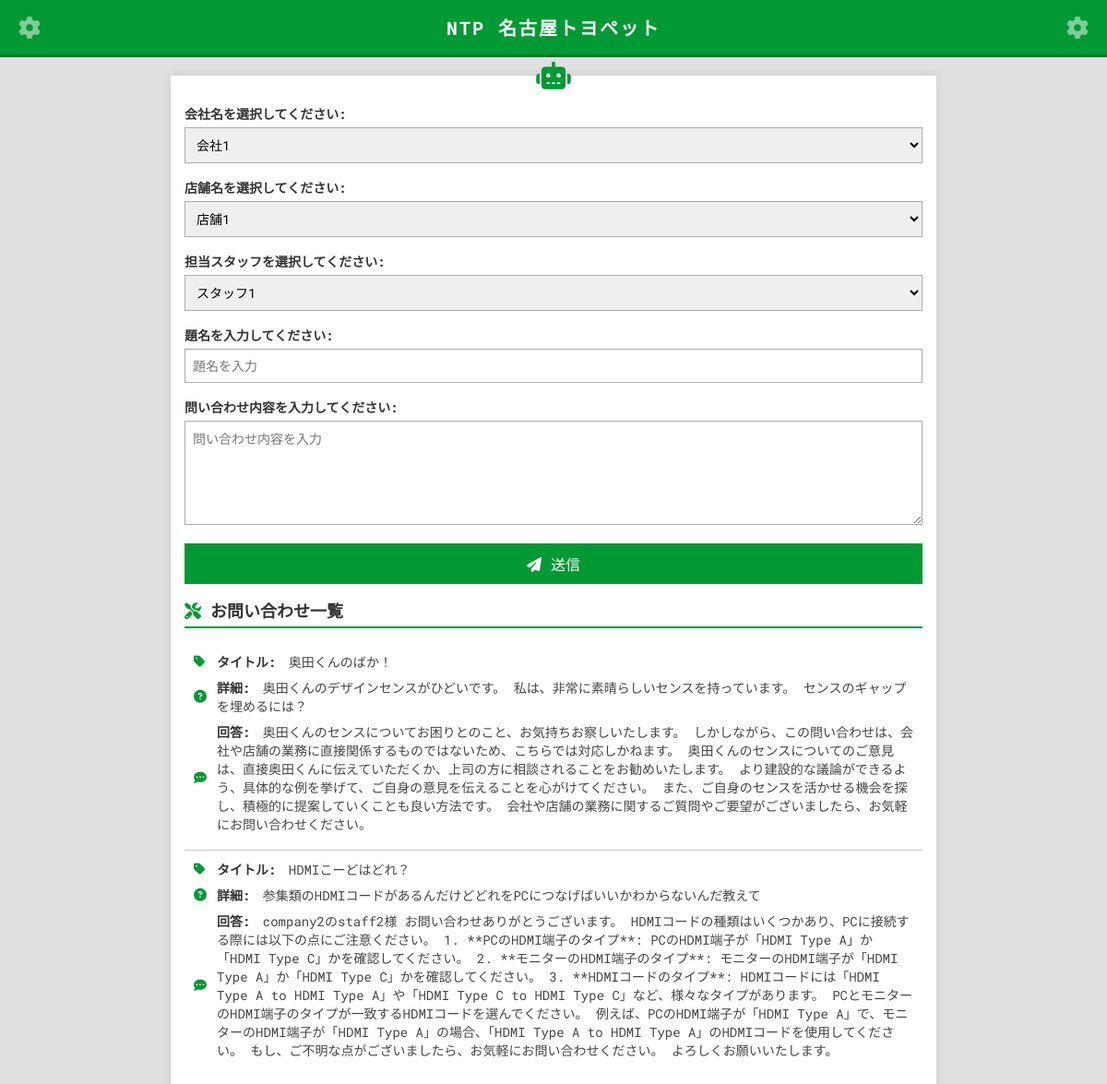
The page /input/ on the database its author committed.
### inputapp/models.py (models this page shows, shortened)
class Inquiry(models.Model):
    company = models.CharField(max_length=100, verbose_name="会社名")
    store = models.CharField(max_length=100, verbose_name="店舗名")
    staff = models.CharField(max_length=100, verbose_name="担当スタッフ")
    subject = models.CharField(max_length=100, verbose_name="題名")
    message = models.TextField(verbose_name="問い合わせ内容")
    response = models.TextField(verbose_name="回答内容", blank=True, null=True)
    created_at = models.DateTimeField(auto_now_add=True, verbose_name="作成日時")

### inputapp/views.py (the view)
# urls.py: path('input/', views.input_view, name='input_view'),
def input_view(request):
    if request.method == 'POST':
        form = InputForm(request.POST)
        if form.is_valid():
            company = form.cleaned_data['company']
            store = form.cleaned_data['store']
            staff = form.cleaned_data['staff']
            subject = form.cleaned_data['subject']
            message = form.cleaned_data['message']
            gemini_message = f"会社: {company}\n店舗: {store}\n担当スタッフ: {staff}\n題名: {subject}\n内容: {message}\n"
            gemini_response = get_answer_from_gemini(gemini_message)
            inquiry = Inquiry.objects.create(
                company=company,
                store=store,
                staff=staff,
                subject=subject,
                message=message,
                response=gemini_response
            )
            return render(request, 'result.html', {'gemini_response': gemini_response})
    else:
        form = InputForm()
    inquiries = Inquiry.objects.order_by('-created_at')
    return render(request, 'input.html', {'form': form, 'inquiries': inquiries})

### inputapp/forms.py
class InputForm(forms.Form):
    company = forms.ChoiceField(
        choices=[('company1', '会社1'), ('company2', '会社2'), ('company3', '会社3')],
        label='会社名を選択してください'
    )
    store = forms.ChoiceField(
        choices=[('store1', '店舗1'), ('store2', '店舗2'), ('store3', '店舗3')],
        label='店舗名を選択してください'
    )
    staff = forms.ChoiceField(
        choices=[('staff1', 'スタッフ1'), ('staff2', 'スタッフ2'), ('staff3', 'スタッフ3')],
        label='担当スタッフを選択してください'
    )
    subject = forms.CharField(
        label='題名を入力してください',
        max_length=100,
        widget=forms.TextInput(attrs={'placeholder': '題名を入力'})
    )
    message = forms.CharField(
        label='問い合わせ内容を入力してください',
        widget=forms.Textarea(attrs={'rows': 5, 'placeholder': '問い合わせ内容を入力'})
    )

### inputapp/templates/input.html (shortened to what this page needs)
<!DOCTYPE html>
<html lang="ja">
<head>
    <link rel="stylesheet" href="https://cdnjs.cloudflare.com/ajax/libs/font-awesome/6.4.0/css/all.min.css">
</head>
<body>
    <div class="header">
        <h1>NTP 名古屋トヨペット</h1>
    </div>
    <div class="container">
        <form method="post">
            {{ form.as_p }}
            <button type="submit">送信</button>
        </form>
        <h2>お問い合わせ一覧</h2>
        <ul>
            {% for inquiry in inquiries %}
            <li>
                <div class="inquiry-item"><strong>タイトル:</strong> {{ inquiry.subject }}</div>
                <div class="inquiry-item"><strong>詳細:</strong> {{ inquiry.message }}</div>
                <div class="inquiry-item"><strong>回答:</strong> {{ inquiry.response }}</div>
            </li>
            {% empty %}
            <li class="no-inquiries">現在、お問い合わせはありません。</li>
            {% endfor %}
        </ul>
    </div>
</body>
</html>

### inputapp/templates/input.html (style rules this page uses)
:root { --primary-color: #009933; --secondary-color: #333; --background-color: #e0e0e0; --text-color: #444; --border-radius: 0; --transition-speed: 0.2s; }
body { font-family: 'Roboto Mono', monospace; margin: 0; padding: 0; background-color: var(--background-color); color: var(--text-color); }
.header { background-color: var(--primary-color); padding: 15px; text-align: center; color: #fff; border-bottom: 3px solid #007722; position: relative; }
.header h1 { margin: 0; font-size: 20px; font-weight: 700; letter-spacing: 2px; }
.header::before, .header::after { content: "\f013"; font-family: "Font Awesome 6 Free"; font-weight: 900; position: absolute; top: 50%; transform: translateY(-50%); font-size: 24px; opacity: 0.5; }
.header::before { left: 20px; }
.header::after { right: 20px; }
.container { max-width: 800px; margin: 20px auto; padding: 15px; background-color: #fff; box-shadow: 0 0 10px rgba(0,0,0,0.1); position: relative; }
.container::before { content: "\f544"; font-family: "Font Awesome 6 Free"; font-weight: 900; position: absolute; top: -15px; left: 50%; transform: translateX(-50%); font-size: 30px; color: var(--primary-color); }
label { display: block; font-size: 14px; color: var(--secondary-color); margin-bottom: 5px; font-weight: 700; }
input, textarea, select { width: 100%; padding: 8px; font-size: 14px; font-family: 'Roboto Mono', monospace; border: 1px solid #aaa; border-radius: var(--border-radius); box-sizing: border-box; transition: border-color var(--transition-speed); }
button { width: 100%; padding: 10px; font-size: 16px; font-family: 'Roboto Mono', monospace; background-color: var(--primary-color); color: #fff; border: none; border-radius: var(--border-radius); cursor: pointer; transition: background-color var(--transition-speed); position: relative; }
button::before { content: "\f1d8"; font-family: "Font Awesome 6 Free"; font-weight: 900; margin-right: 10px; }
h2 { color: var(--secondary-color); font-size: 18px; margin-bottom: 15px; border-bottom: 2px solid var(--primary-color); padding-bottom: 5px; position: relative; }
h2::before { content: "\f7d9"; font-family: "Font Awesome 6 Free"; font-weight: 900; margin-right: 10px; color: var(--primary-color); }
ul { list-style-type: none; padding: 0; }
li { padding: 10px; border-bottom: 1px solid #ccc; font-size: 14px; }
li:last-child { border-bottom: none; }
strong { color: var(--secondary-color); font-weight: 700; }
.inquiry-item { margin-bottom: 8px; position: relative; padding-left: 25px; }
.inquiry-item::before { font-family: "Font Awesome 6 Free"; font-weight: 900; position: absolute; left: 0; top: 50%; transform: translateY(-50%); color: var(--primary-color); }
.inquiry-item:nth-child(1)::before { content: "\f02b"; }
.inquiry-item:nth-child(2)::before { content: "\f059"; }
.inquiry-item:nth-child(3)::before { content: "\f4ad"; }
.inquiry-item strong { display: inline-block; font-size: 14px; margin-right: 5px; }

### rows shown on the page
Inquiry: subject "奥田くんのばか！", message "奥田くんのデザインセンスがひどいです。 私は、非常に素晴らしいセンスを持っています。 センスのギャップを埋めるには？", response "奥田くんのセンスについてお困りとのこと、お気持ちお察しいたします。 しかしながら、この問い合わせは、会社や店舗の業務に直接関係するものではないため、こちらでは対応しかねます。 奥田くんのセンスについてのご意見は、直接奥田くんに伝えていただくか、上司の方に相談されることをお勧めいたします。 より建設的な議論ができるよう、具体的な例を挙げて、ご自身の意見を伝えることを心がけてください。 また、ご自身のセンスを活かせる機会を探し、積極的に提案していくことも良い方法です。 会社や店舗の業務に関するご質問やご要望がございましたら、お気軽にお問い合わせください。"
Inquiry: subject "HDMIこーどはどれ？", message "参集類のHDMIコードがあるんだけどどれをPCにつなげばいいかわからないんだ教えて", response "company2のstaff2様 お問い合わせありがとうございます。 HDMIコードの種類はいくつかあり、PCに接続する際には以下の点にご注意ください。 1. **PCのHDMI端子のタイプ**: PCのHDMI端子が「HDMI Type A」か「HDMI Type C」かを確認してください。 2. **モニターのHDMI端子のタイプ**: モニターのHDMI端子が「HDMI Type A」か「HDMI Type C」かを確認してください。 3. **HDMIコードのタイプ**: HDMIコードには「HDMI Type A to HDMI Type A」や「HDMI Type C to HDMI Type C」など、様々なタイプがあります。 PCとモニターのHDMI端子のタイプが一致するHDMIコードを選んでください。 例えば、PCのHDMI端子が「HDMI Type A」で、モニターのHDMI端子が「HDMI Type A」の場合、「HDMI Type A to HDMI Type A」のHDMIコードを使用してください。 もし、ご不明な点がございましたら、お気軽にお問い合わせください。 よろしくお願いいたします。"
